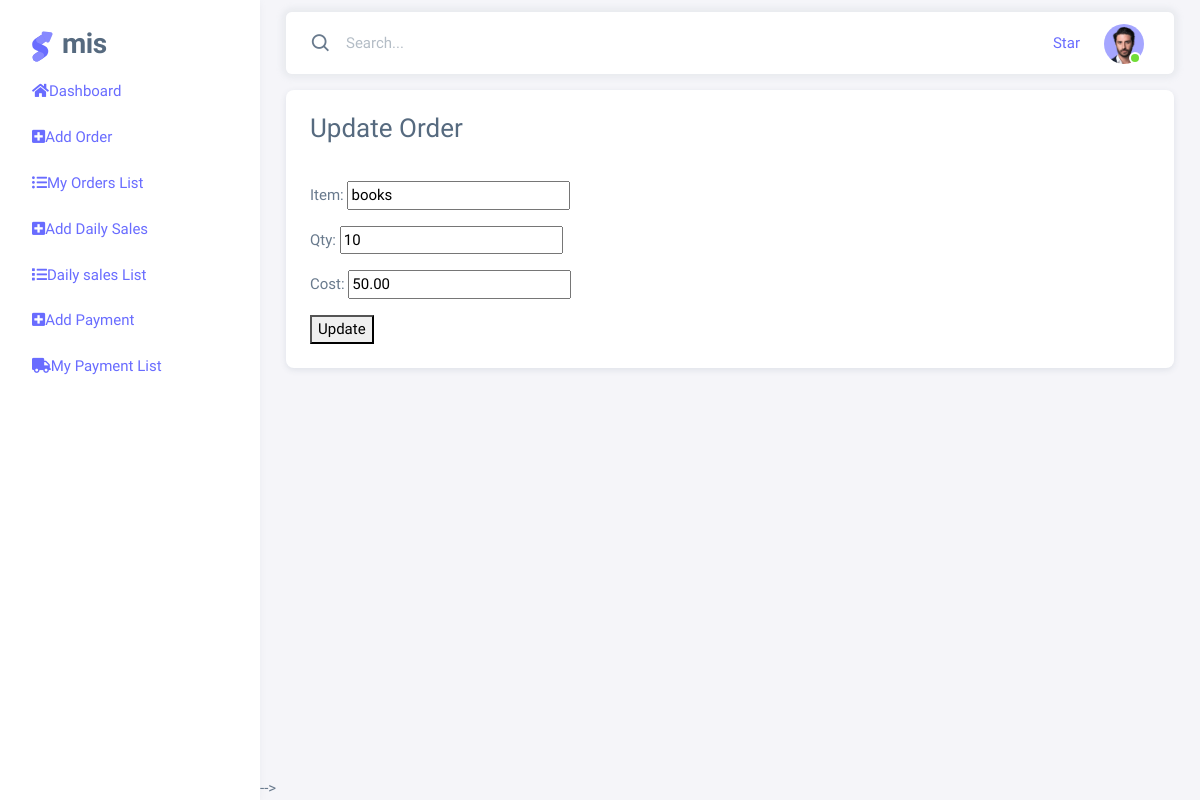
Page /orders/6/update/ on the committed database.
### inventory/models.py (models this page shows, shortened)
class Order(models.Model):
	date = models.DateTimeField(auto_now_add=True)
	item = models.CharField(max_length=280)
	quantity = models.IntegerField(verbose_name='Qty')
	cost = MoneyField(max_digits=10, decimal_places=2, default_currency='KES')

### inventory/views.py (the view)
# urls.py: path('orders/<int:pk>/update/', OrderUpdateView.as_view(), name='order-update'),
class OrderUpdateView(UpdateView):
    model = Order
    form_class = OrderForm
    template_name = 'order_update.html'
    success_url = reverse_lazy('inventory:order-list')

### inventory/forms.py
class OrderForm(forms.ModelForm):
    class Meta:
        model = Order
        fields = ['item', 'quantity', 'cost']

### templates/order_update.html (shortened to what this page needs)
{% extends 'layouts/base.html' %}
{% block content %}
    <div class="container-fluid mt-3">
        <div class="row">
            <div class="col-lg-12">
                <div class="card">
                    <div class="card-header">
                        <h3 class="card-title">Update Order</h3>
                    </div>
                    <div class="card-body">
                        <div class="table-responsive">
                             <form method="post">
                              {{ form.as_p }}
                              <button type="submit">Update</button>
                            </form>
                            </div>
                    </div>
                </div>
            </div>
        </div>
    </div>
{% endblock %}

### rows in the picture
Order: item "books", quantity "10", cost "50.00"
